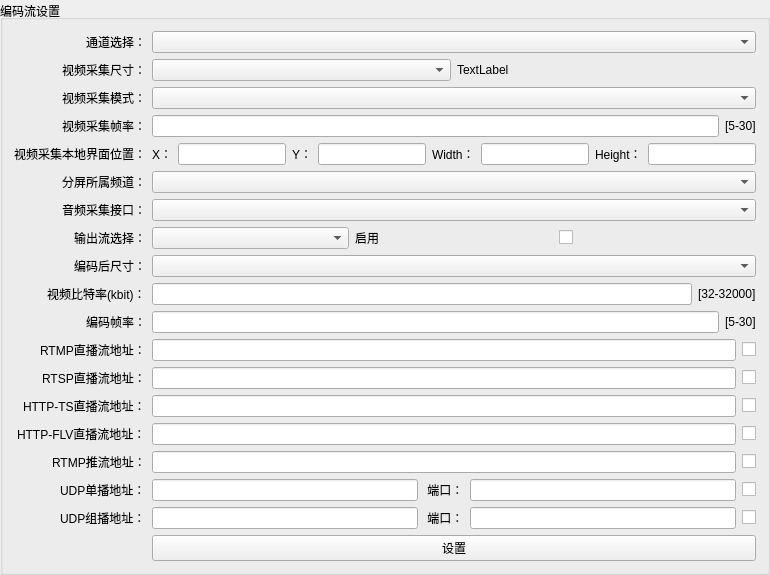
               <widget class="QGroupBox" name="groupBox_22">
                <property name="layoutDirection">
                 <enum>Qt::LeftToRight</enum>
                </property>
                <property name="title">
                 <string>编码流设置</string>
                </property>
                <property name="alignment">
                 <set>Qt::AlignLeading|Qt::AlignLeft|Qt::AlignVCenter</set>
                </property>
                <layout class="QFormLayout" name="formLayout_8">
                 <property name="labelAlignment">
                  <set>Qt::AlignRight|Qt::AlignTrailing|Qt::AlignVCenter</set>
                 </property>
                 <item row="0" column="0">
                  <widget class="QLabel" name="label_83">
                   <property name="text">
                    <string>通道选择：</string>
                   </property>
                   <property name="alignment">
                    <set>Qt::AlignRight|Qt::AlignTrailing|Qt::AlignVCenter</set>
                   </property>
                  </widget>
                 </item>
                 <item row="0" column="1">
                  <widget class="QComboBox" name="comboBox"/>
                 </item>
                 <item row="1" column="0">
                  <widget class="QLabel" name="label_84">
                   <property name="text">
                    <string>视频采集尺寸：</string>
                   </property>
                  </widget>
                 </item>
                 <item row="1" column="1">
                  <layout class="QHBoxLayout" name="horizontalLayout_18">
                   <item>
                    <widget class="QComboBox" name="comboBox_2"/>
                   </item>
                   <item>
                    <widget class="QLabel" name="label_101">
                     <property name="text">
                      <string>TextLabel</string>
                     </property>
                    </widget>
                   </item>
                  </layout>
                 </item>
                 <item row="2" column="0">
                  <widget class="QLabel" name="label_85">
                   <property name="text">
                    <string>视频采集模式：</string>
                   </property>
                  </widget>
                 </item>
                 <item row="2" column="1">
                  <widget class="QComboBox" name="comboBox_3"/>
                 </item>
                 <item row="3" column="0">
                  <widget class="QLabel" name="label_86">
                   <property name="text">
                    <string>视频采集帧率：</string>
                   </property>
                  </widget>
                 </item>
                 <item row="3" column="1">
                  <layout class="QHBoxLayout" name="horizontalLayout_19">
                   <item>
                    <widget class="QLineEdit" name="lineEdit_7"/>
                   </item>
                   <item>
                    <widget class="QLabel" name="lab_FrameRateRange">
                     <property name="text">
                      <string>[5-30]</string>
                     </property>
                    </widget>
                   </item>
                  </layout>
                 </item>
                 <item row="4" column="0">
                  <widget class="QLabel" name="label_87">
                   <property name="text">
                    <string>视频采集本地界面位置：</string>
                   </property>
                  </widget>
                 </item>
                 <item row="4" column="1">
                  <layout class="QHBoxLayout" name="horizontalLayout_20">
                   <item>
                    <widget class="QLabel" name="lab_CodXcoo">
                     <property name="text">
                      <string>X：</string>
                     </property>
                    </widget>
                   </item>
                   <item>
                    <widget class="QLineEdit" name="lineEdit_CodXcoo"/>
                   </item>
                   <item>
                    <widget class="QLabel" name="lab_DocYcoo">
                     <property name="text">
                      <string>Y：</string>
                     </property>
                    </widget>
                   </item>
                   <item>
                    <widget class="QLineEdit" name="lineEdit_DocYcoo"/>
                   </item>
                   <item>
                    <widget class="QLabel" name="lab_DocWidth">
                     <property name="text">
                      <string>Width：</string>
                     </property>
                    </widget>
                   </item>
                   <item>
                    <widget class="QLineEdit" name="lineEdit_DocWidth"/>
                   </item>
                   <item>
                    <widget class="QLabel" name="lab_DocHeight">
                     <property name="text">
                      <string>Height：</string>
                     </property>
                    </widget>
                   </item>
                   <item>
                    <widget class="QLineEdit" name="lineEdit_DocHeight"/>
                   </item>
                  </layout>
                 </item>
                 <item row="5" column="0">
                  <widget class="QLabel" name="label_88">
                   <property name="text">
                    <string>分屏所属频道：</string>
                   </property>
                  </widget>
                 </item>
                 <item row="5" column="1">
                  <widget class="QComboBox" name="comboBox_4"/>
                 </item>
                 <item row="6" column="0">
                  <widget class="QLabel" name="label_89">
                   <property name="text">
                    <string>音频采集接口：</string>
                   </property>
                  </widget>
                 </item>
                 <item row="6" column="1">
                  <widget class="QComboBox" name="comboBox_5"/>
                 </item>
                 <item row="7" column="0">
                  <widget class="QLabel" name="label_90">
                   <property name="text">
                    <string>输出流选择：</string>
                   </property>
                  </widget>
                 </item>
                 <item row="7" column="1">
                  <layout class="QHBoxLayout" name="horizontalLayout_21">
                   <item>
                    <widget class="QComboBox" name="comboBox_6"/>
                   </item>
                   <item>
                    <widget class="QLabel" name="label_102">
                     <property name="text">
                      <string>启用</string>
                     </property>
                    </widget>
                   </item>
                   <item>
                    <widget class="QCheckBox" name="checkBox_7">
                     <property name="text">
                      <string/>
                     </property>
                    </widget>
                   </item>
                  </layout>
                 </item>
                 <item row="8" column="0">
                  <widget class="QLabel" name="label_91">
                   <property name="text">
                    <string>编码后尺寸：</string>
                   </property>
                  </widget>
                 </item>
                 <item row="8" column="1">
                  <widget class="QComboBox" name="comboBox_7"/>
                 </item>
                 <item row="9" column="0">
                  <widget class="QLabel" name="label_92">
                   <property name="text">
                    <string>视频比特率(kbit)：</string>
                   </property>
                  </widget>
                 </item>
                 <item row="9" column="1">
                  <layout class="QHBoxLayout" name="horizontalLayout_22">
                   <item>
                    <widget class="QLineEdit" name="lineEdit_8"/>
                   </item>
                   <item>
                    <widget class="QLabel" name="label_103">
                     <property name="text">
                      <string>[32-32000]</string>
                     </property>
                    </widget>
                   </item>
                  </layout>
                 </item>
                 <item row="10" column="0">
                  <widget class="QLabel" name="label_93">
                   <property name="text">
                    <string>编码帧率：</string>
                   </property>
                  </widget>
                 </item>
                 <item row="10" column="1">
                  <layout class="QHBoxLayout" name="horizontalLayout_23">
                   <item>
                    <widget class="QLineEdit" name="lineEdit_9"/>
                   </item>
                   <item>
                    <widget class="QLabel" name="label_104">
                     <property name="text">
                      <string>[5-30]</string>
                     </property>
                    </widget>
                   </item>
                  </layout>
                 </item>
                 <item row="11" column="0">
                  <widget class="QLabel" name="label_94">
                   <property name="text">
                    <string>RTMP直播流地址：</string>
                   </property>
                  </widget>
                 </item>
                 <item row="11" column="1">
                  <layout class="QHBoxLayout" name="horizontalLayout_25">
                   <item>
                    <widget class="QLineEdit" name="lineEdit_10"/>
                   </item>
                   <item>
                    <widget class="QCheckBox" name="checkBox_8">
                     <property name="text">
                      <string/>
                     </property>
                    </widget>
                   </item>
                  </layout>
                 </item>
                 <item row="12" column="0">
                  <widget class="QLabel" name="label_95">
                   <property name="text">
                    <string>RTSP直播流地址：</string>
                   </property>
                  </widget>
                 </item>
                 <item row="12" column="1">
                  <layout class="QHBoxLayout" name="horizontalLayout_29">
                   <item>
                    <widget class="QLineEdit" name="lineEdit_11"/>
                   </item>
                   <item>
                    <widget class="QCheckBox" name="checkBox_12">
                     <property name="text">
                      <string/>
                     </property>
                    </widget>
                   </item>
                  </layout>
                 </item>
                 <item row="13" column="0">
                  <widget class="QLabel" name="label_96">
                   <property name="text">
                    <string>HTTP-TS直播流地址：</string>
                   </property>
                  </widget>
                 </item>
                 <item row="13" column="1">
                  <layout class="QHBoxLayout" name="horizontalLayout_26">
                   <item>
                    <widget class="QLineEdit" name="lineEdit_12"/>
                   </item>
                   <item>
                    <widget class="QCheckBox" name="checkBox_9">
                     <property name="text">
                      <string/>
                     </property>
                    </widget>
                   </item>
                  </layout>
                 </item>
                 <item row="14" column="0">
                  <widget class="QLabel" name="label_97">
                   <property name="text">
                    <string>HTTP-FLV直播流地址：</string>
                   </property>
                  </widget>
                 </item>
                 <item row="14" column="1">
                  <layout class="QHBoxLayout" name="horizontalLayout_27">
                   <item>
                    <widget class="QLineEdit" name="lineEdit_13"/>
                   </item>
                   <item>
                    <widget class="QCheckBox" name="checkBox_10">
                     <property name="text">
                      <string/>
                     </property>
                    </widget>
                   </item>
                  </layout>
                 </item>
                 <item row="15" column="0">
                  <widget class="QLabel" name="label_98">
                   <property name="text">
                    <string>RTMP推流地址：</string>
                   </property>
                  </widget>
                 </item>
                 <item row="15" column="1">
                  <layout class="QHBoxLayout" name="horizontalLayout_28">
                   <item>
                    <widget class="QLineEdit" name="lineEdit_14"/>
                   </item>
                   <item>
                    <widget class="QCheckBox" name="checkBox_11">
                     <property name="text">
                      <string/>
                     </property>
                    </widget>
                   </item>
                  </layout>
                 </item>
                 <item row="16" column="0">
                  <widget class="QLabel" name="label_99">
                   <property name="text">
                    <string>UDP单播地址：</string>
                   </property>
                  </widget>
                 </item>
                 <item row="16" column="1">
                  <layout class="QHBoxLayout" name="horizontalLayout_30">
                   <item>
                    <widget class="QLineEdit" name="lineEdit_15"/>
                   </item>
                   <item>
                    <widget class="QLabel" name="label_105">
                     <property name="text">
                      <string> 端口：</string>
                     </property>
                    </widget>
                   </item>
                   <item>
                    <widget class="QLineEdit" name="lineEdit_17"/>
                   </item>
                   <item>
                    <widget class="QCheckBox" name="checkBox_13">
                     <property name="text">
                      <string/>
                     </property>
                    </widget>
                   </item>
                  </layout>
                 </item>
                 <item row="17" column="0">
                  <widget class="QLabel" name="label_100">
                   <property name="text">
                    <string>UDP组播地址：</string>
                   </property>
                  </widget>
                 </item>
                 <item row="17" column="1">
                  <layout class="QHBoxLayout" name="horizontalLayout_31">
                   <item>
                    <widget class="QLineEdit" name="lineEdit_16"/>
                   </item>
                   <item>
                    <widget class="QLabel" name="label_106">
                     <property name="text">
                      <string> 端口：</string>
                     </property>
                    </widget>
                   </item>
                   <item>
                    <widget class="QLineEdit" name="lineEdit_18"/>
                   </item>
                   <item>
                    <widget class="QCheckBox" name="checkBox_14">
                     <property name="text">
                      <string/>
                     </property>
                    </widget>
                   </item>
                  </layout>
                 </item>
                 <item row="18" column="1">
                  <widget class="QPushButton" name="pus_CodSet">
                   <property name="text">
                    <string>设置</string>
                   </property>
                  </widget>
                 </item>
                </layout>
               </widget>
